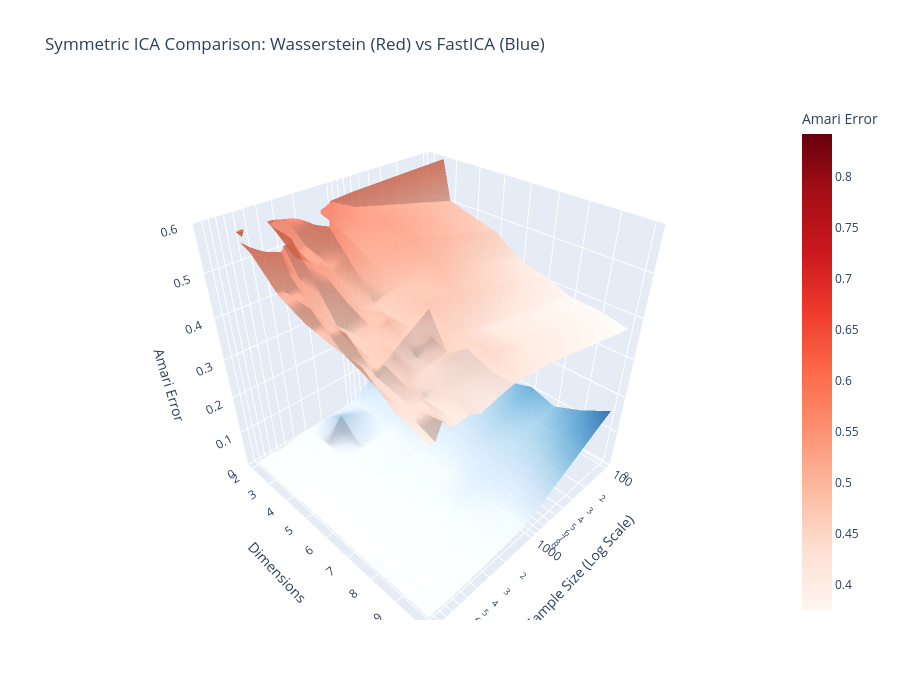

Notebook code for this chart:
### Code cell
# ==========================================
# 4. 3D Surface Plot
# ==========================================
df_avg = df_results.groupby(['Dimension', 'Samples', 'Method'])['Amari'].mean().reset_index()

pivot_fast = df_avg[df_avg['Method'] == 'FastICA'].pivot(index='Dimension', columns='Samples', values='Amari')
pivot_wass = df_avg[df_avg['Method'] == 'WassersteinICA (Sym)'].pivot(index='Dimension', columns='Samples', values='Amari')

x_vals = pivot_fast.columns
y_vals = pivot_fast.index

fig = go.Figure()

# FastICA (Blue)
fig.add_trace(go.Surface(
    z=pivot_fast.values, x=x_vals, y=y_vals,
    colorscale='Blues', opacity=0.8, name='FastICA',
    showscale=False
))

# Wasserstein Symmetric (Red)
fig.add_trace(go.Surface(
    z=pivot_wass.values, x=x_vals, y=y_vals,
    colorscale='Reds', opacity=0.8, name='WassersteinICA',
    showscale=True, colorbar=dict(title='Amari Error')
))

fig.update_layout(
    title='Symmetric ICA Comparison: Wasserstein (Red) vs FastICA (Blue)',
    scene=dict(
        xaxis_title='Sample Size (Log Scale)',
        yaxis_title='Dimensions',
        zaxis_title='Amari Error',
        xaxis_type='log',
        zaxis=dict(range=[0, 0.6])
    ),
    width=900, height=700,
)

fig.show()

### Figure 1 — Plotly figure (JSON) as saved in the notebook; plotly's stock layout.template omitted (floating-point values rounded to 4 significant figures)
{"data": [{"colorscale": [[0, "rgb(247,251,255)"], [0.125, "rgb(222,235,247)"], [0.25, "rgb(198,219,239)"], [0.375, "rgb(158,202,225)"], [0.5, "rgb(107,174,214)"], [0.625, "rgb(66,146,198)"], [0.75, "rgb(33,113,181)"], [0.875, "rgb(8,81,156)"], [1, "rgb(8,48,107)"]], "name": "FastICA", "opacity": 0.8, "showscale": false, "type": "surface", "x": [100, 1000, 2000, 3000, 4000, 5000, 6000, 7000, 8000, 9000, 10000], "y": [2, 3, 4, 5, 6, 7, 8, 9, 10], "z": [[0.1871, 0.02561, 0.02351, 0.01628, 0.01556, 0.0112, 0.007049, 0.01082, 0.01047, 0.008612, 0.008098], [0.07449, 0.03507, 0.07675, 0.01223, 0.01398, 0.01255, 0.009257, 0.009929, 0.01105, 0.006532, 0.00648], [0.1248, 0.02334, 0.01371, 0.01138, 0.01016, 0.01085, 0.01105, 0.009038, 0.00889, 0.007023, 0.007047], [0.1002, 0.0238, 0.01911, 0.01346, 0.01076, 0.01158, 0.009709, 0.008999, 0.00843, 0.007725, 0.007717], [0.09076, 0.02207, 0.01689, 0.01117, 0.01177, 0.01147, 0.0094, 0.008629, 0.007703, 0.007649, 0.007675], [0.114, 0.02227, 0.01496, 0.01356, 0.01125, 0.009644, 0.0099, 0.009505, 0.008344, 0.008183, 0.007068], [0.09326, 0.03804, 0.01469, 0.01308, 0.01114, 0.01028, 0.00952, 0.009524, 0.008376, 0.01391, 0.006989], [0.123, 0.02428, 0.01668, 0.0146, 0.01115, 0.01071, 0.009572, 0.008607, 0.01342, 0.007381, 0.007444], [0.1624, 0.02306, 0.01662, 0.01276, 0.01179, 0.01045, 0.009078, 0.008503, 0.007972, 0.01153, 0.007331]]}, {"colorbar": {"title": {"text": "Amari Error"}}, "colorscale": [[0, "rgb(255,245,240)"], [0.125, "rgb(254,224,210)"], [0.25, "rgb(252,187,161)"], [0.375, "rgb(252,146,114)"], [0.5, "rgb(251,106,74)"], [0.625, "rgb(239,59,44)"], [0.75, "rgb(203,24,29)"], [0.875, "rgb(165,15,21)"], [1, "rgb(103,0,13)"]], "name": "WassersteinICA", "opacity": 0.8, "showscale": true, "type": "surface", "x": [100, 1000, 2000, 3000, 4000, 5000, 6000, 7000, 8000, 9000, 10000], "y": [2, 3, 4, 5, 6, 7, 8, 9, 10], "z": [[0.7798, 0.8236, 0.8293, 0.8332, 0.8289, 0.8339, 0.8402, 0.8419, 0.8358, 0.8385, 0.8375], [0.5087, 0.5718, 0.6125, 0.6045, 0.6081, 0.5966, 0.618, 0.6275, 0.5875, 0.605, 0.6139], [0.4906, 0.5679, 0.564, 0.6225, 0.5648, 0.5523, 0.6407, 0.6477, 0.7046, 0.6696, 0.5904], [0.4747, 0.5496, 0.5378, 0.5592, 0.5446, 0.5615, 0.5646, 0.5514, 0.564, 0.5377, 0.5367], [0.4307, 0.5205, 0.5, 0.4871, 0.4944, 0.5211, 0.4783, 0.5076, 0.513, 0.5368, 0.5124], [0.4167, 0.4875, 0.5029, 0.4789, 0.5076, 0.494, 0.4863, 0.4769, 0.5143, 0.4885, 0.5019], [0.3927, 0.4418, 0.4718, 0.4881, 0.4575, 0.4672, 0.4905, 0.4806, 0.4633, 0.4651, 0.4976], [0.3893, 0.442, 0.469, 0.4594, 0.4576, 0.4557, 0.4406, 0.4611, 0.4496, 0.4531, 0.4511], [0.3754, 0.4313, 0.4396, 0.4321, 0.4244, 0.4388, 0.4364, 0.4392, 0.4628, 0.4309, 0.4329]]}], "layout": {"height": 700, "scene": {"xaxis": {"title": {"text": "Sample Size (Log Scale)"}, "type": "log"}, "yaxis": {"title": {"text": "Dimensions"}}, "zaxis": {"range": [0, 0.6], "title": {"text": "Amari Error"}}}, "title": {"text": "Symmetric ICA Comparison: Wasserstein (Red) vs FastICA (Blue)"}, "width": 900}}
